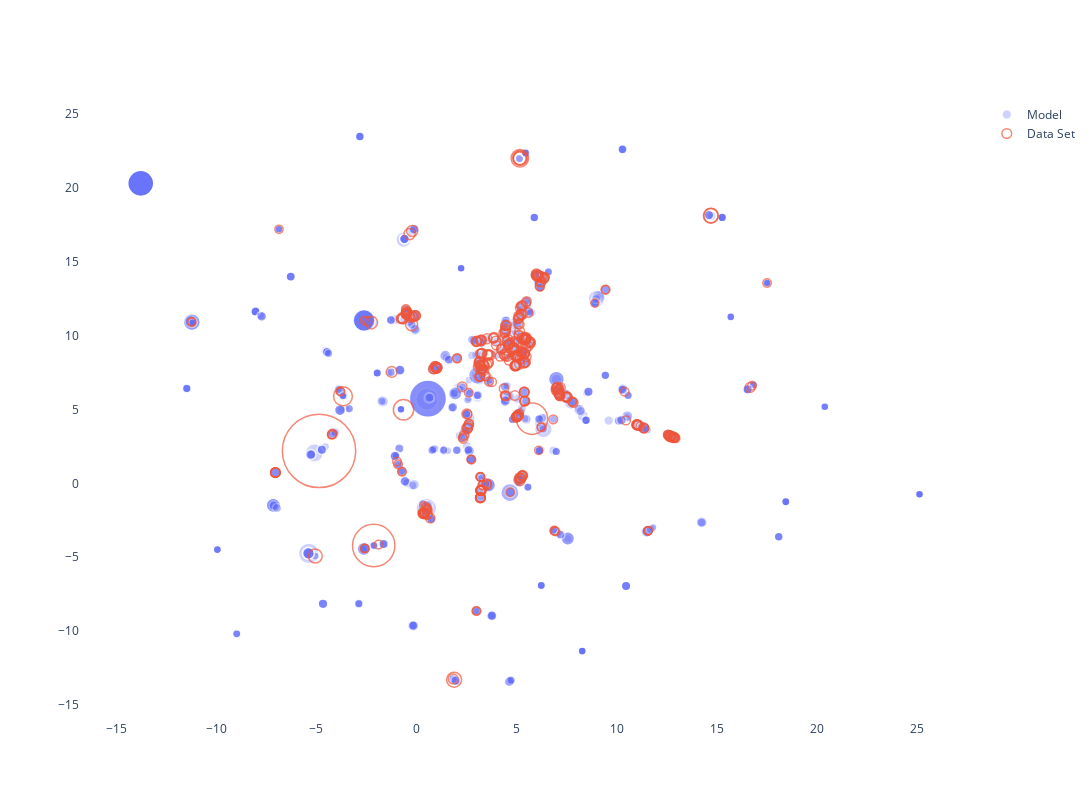

This figure's notebook cell:
### Code cell
# Embedding parameters
n_neighbors = 5
min_dist = 0.05
umap_data = umap_embed(umap_data, n_neighbors, min_dist)

# umap_data.save(umap_name, umap_data.umap_data, save_dir)  # Uncomment if you want to save

# X,Y embedding coordinates
embedding_x = umap_data.embedding[:, 0]
embedding_y = umap_data.embedding[:, 1]

# COLORS
# Model is alway first, then the data set.
assert umap_data.data_info[0]['type'] == 'm'
assert umap_data.data_info[1]['type'] == 'd'

model_n_R = umap_data.data_info[0]['quantity']
dset_n_R = umap_data.data_info[1]['quantity']

# True Energy
model_E_true = umap_data.E_true[:model_n_R]
dset_E_true = umap_data.E_true[model_n_R:]

# Predicted Energy
model_E_pred = umap_data.E_pred[:model_n_R]
dset_E_pred = umap_data.E_pred[model_n_R:]

# Energy prediction error
E_error = umap_data.E_true - umap_data.E_pred
model_E_error = E_error[:model_n_R]
dset_E_error = E_error[model_n_R:]

# FIGURE 

fig = go.Figure()

smallest_size = 8  # 8
exp_scale = 20  # 1.3



model_customdata = np.dstack((model_E_true, model_E_error))[0]
fig.add_scatter(
    name='Model',
    x=embedding_x[0:model_n_R],
    y=embedding_y[0:model_n_R],
    mode='markers',
    marker_symbol='circle',
    marker=dict(
        color='#636EFA',
        size=smallest_size + np.exp(exp_scale*model_E_error),
        opacity=0.3,
        line=dict(
            width=1.5
        )
    ),
    customdata=model_customdata,
    hovertemplate="<br>".join([
        "%{text}",
        "E true: %{customdata[0]:.5f}",
        "E error: %{customdata[1]:.5f}"
    ]),
    text = [f'R index: {i}' for i in range(0, model_n_R)]
)

dset_customdata = np.dstack((dset_E_true, dset_E_error))[0]
fig.add_scatter(
    name='Data Set',
    x=embedding_x[model_n_R:],
    y=embedding_y[model_n_R:],
    mode='markers',
    marker_symbol='circle-open',
    marker=dict(
        color='#EF553B',
        size=smallest_size + np.exp(exp_scale*dset_E_error),
        opacity=0.7,
        line=dict(
            width=1.5
        )
    ),
    customdata=dset_customdata,
    hovertemplate="<br>".join([
        "%{text}",
        "E true: %{customdata[0]:.5f}",
        "E error: %{customdata[1]:.5f}"
    ]),
    text = [f'R index: {i}' for i in range(model_n_R, model_n_R + dset_n_R)]
)

# Background colors
fig.update_layout(
    width=1200,
    height=800,
    plot_bgcolor='rgba(0, 0, 0, 0)',
    paper_bgcolor='rgba(255, 255, 255 , 1)'
)


fig.show()

### Figure 1 — Plotly figure (JSON) as saved in the notebook; plotly's stock layout.template omitted (floating-point values rounded to 4 significant figures; data arrays with more than 128 entries replaced by an {"elided": "..."} marker saying what was removed)
{"data": [{"customdata": {"elided": "1000x2 float values"}, "hovertemplate": "%{text}<br>E true: %{customdata[0]:.5f}<br>E error: %{customdata[1]:.5f}", "marker": {"color": "#636EFA", "line": {"width": 1.5}, "opacity": 0.3, "size": {"elided": "1000 float values"}, "symbol": "circle"}, "mode": "markers", "name": "Model", "text": {"elided": "1000 str values"}, "type": "scatter", "x": {"elided": "1000 float values"}, "y": {"elided": "1000 float values"}}, {"customdata": {"elided": "411x2 float values"}, "hovertemplate": "%{text}<br>E true: %{customdata[0]:.5f}<br>E error: %{customdata[1]:.5f}", "marker": {"color": "#EF553B", "line": {"width": 1.5}, "opacity": 0.7, "size": {"elided": "411 float values"}, "symbol": "circle-open"}, "mode": "markers", "name": "Data Set", "text": {"elided": "411 str values"}, "type": "scatter", "x": {"elided": "411 float values"}, "y": {"elided": "411 float values"}}], "layout": {"height": 800, "paper_bgcolor": "rgba(255, 255, 255 , 1)", "plot_bgcolor": "rgba(0, 0, 0, 0)", "width": 1200}}
